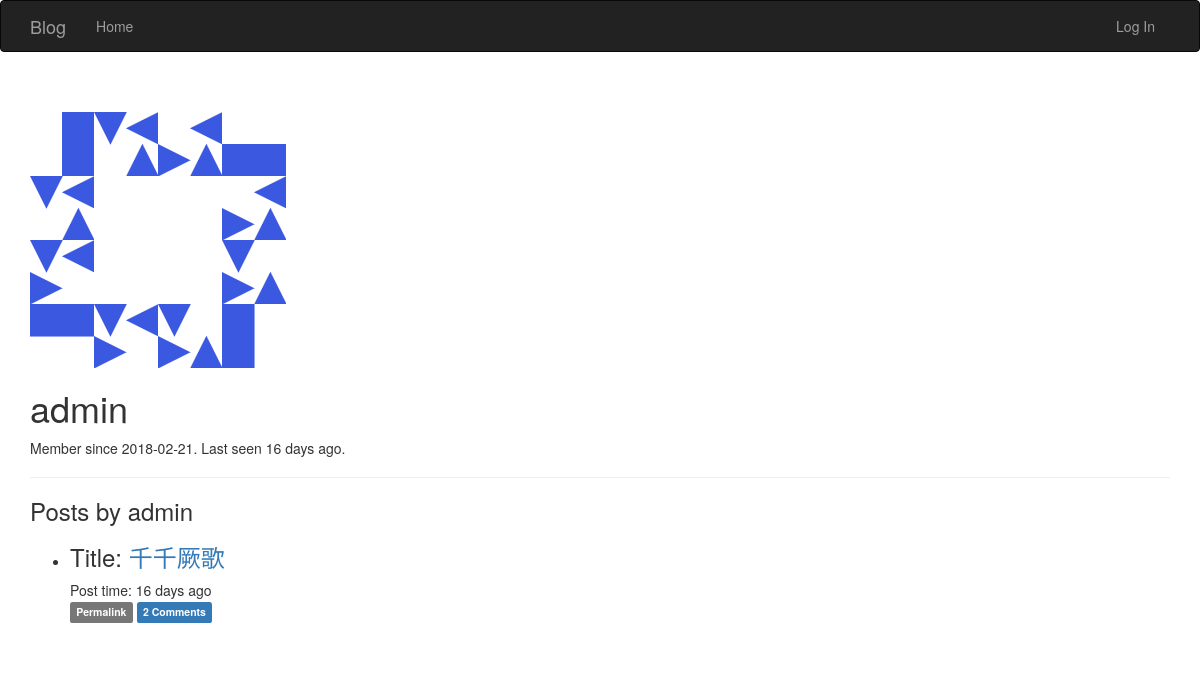
The app's page /user/admin, older data.
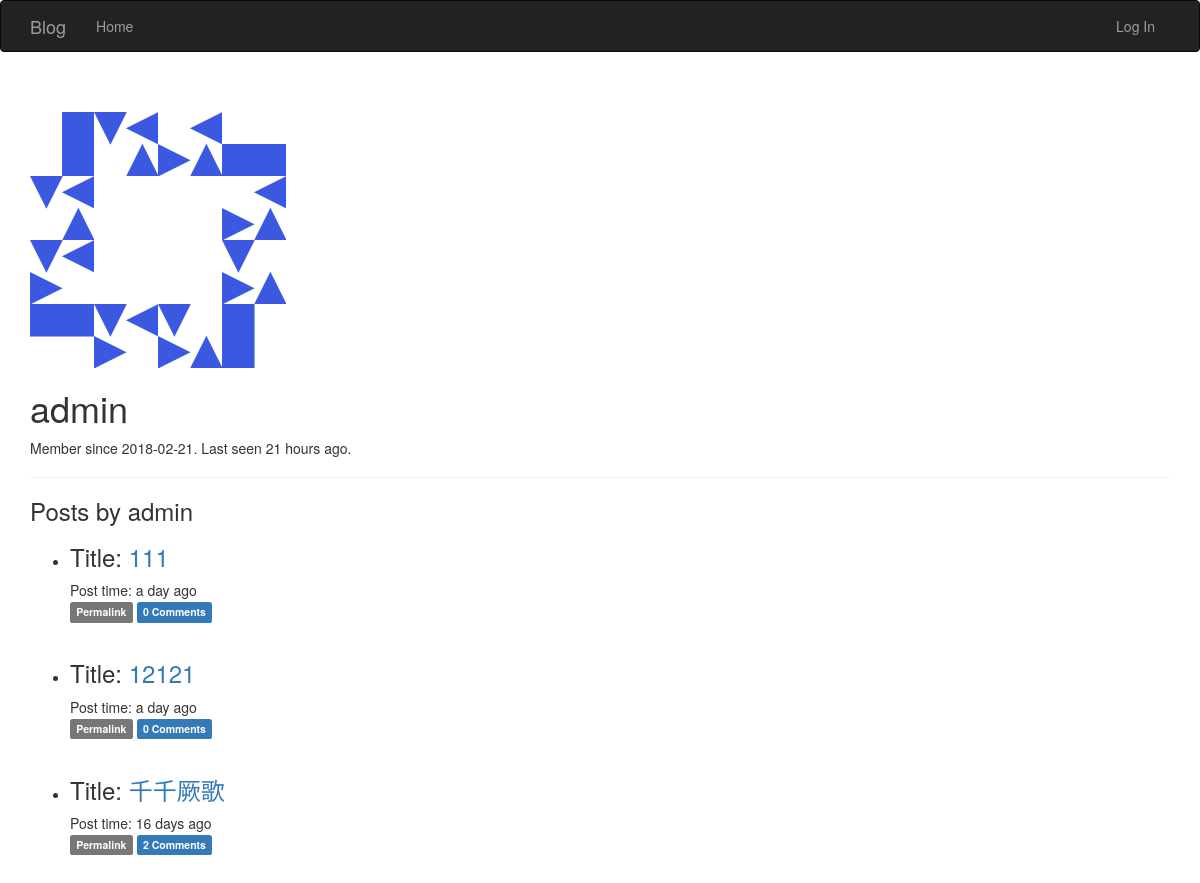
The same page, newer data.
### app/models.py (models this page shows, shortened)
class User(UserMixin, db.Model):
    __tablename__ = 'users'
    id = db.Column(db.Integer, primary_key=True)
    username = db.Column(db.String(64), unique=True, index=True)
    role_id = db.Column(db.Integer, db.ForeignKey('roles.id'))
    password_hash = db.Column(db.String(128))
    email = db.Column(db.String(64), unique=True, index=True)
    posts = db.relationship('Post', backref = 'author', lazy = 'dynamic')
    avatar_hash = db.Column(db.String(32))
    name = db.Column(db.String(64))#real name
    location = db.Column(db.String(64))
    about_me = db.Column(db.Text())
    member_since = db.Column(db.DateTime(), default=datetime.utcnow)
    last_seen = db.Column(db.DateTime(), default=datetime.utcnow)
    avatar = db.Column(db.String(128), default=None)
    comments = db.relationship('Comment', backref='author', lazy='dynamic')
    @property
    def password(self):
        raise AttributeError('password is not a readable attribute')

class Post(db.Model):
    __tablename__ = 'posts'
    id = db.Column(db.Integer, primary_key=True)
    title  = db.Column(db.String, default='this blog')
    body = db.Column(db.Text)
    timestamp = db.Column(db.DateTime, index=True, default=datetime.utcnow)
    author_id = db.Column(db.Integer, db.ForeignKey('users.id'))
    body_html = db.Column(db.Text)#保存转换后markdown文章的html代码
    comments = db.relationship('Comment', backref='post', lazy='dynamic')

### app/main/views.py (the view)
@main.route('/user/<username>')
def user(username):
    user = User.query.filter_by(username=username).first_or_404()
    posts = user.posts.order_by(Post.timestamp.desc()).all()
    return render_template('user.html',user=user, posts=posts)

### app/auth/views.py (called while the page is built)
@auth.before_app_request
def before_request():
    if current_user.is_authenticated:
        current_user.ping()

### app/main/__init__.py (called while the page is built)
@main.app_context_processor
def inject_permissions():
    return dict(Permission=PERMISSION)

### app/models.py (called while the page is built)
    def is_administrator(self):
        return False

### app/templates/user.html (shortened to what this page needs)
{% extends "base.html" %}
{% block page_content %}
<div class="page-header">
<img class="img-rounded profile=tunmbnail" src="/static/avatar/large.png">
    <div class="profile-header">
        <h1>{{ user.username }}</h1>
        <p>Member since {{ moment(user.member_since).format('YYYY-MM-DD') }}.
            Last seen {{ moment(user.last_seen).fromNow() }}.
        </p>
    </div>
</div>
    <h3>Posts by {{ user.username }}</h3>
    <ul class="posts">
    {% for post in posts %}
    <li class="post">
        <div class="post-title">
            <h3>Title: <a href="{{ url_for('.post', id=post.id) }}">{{ post.title }} </a></h3>
        </div>
        <div class="post-content">
            <div class="post-date">Post time: {{ moment(post.timestamp).fromNow() }}</div>
            <div class="post-footer">
                <a href="{{ url_for('.post', id=post.id)}}">
                    <span class="label label-default">Permalink</span>
                    <a href="{{ url_for('.post', id=post.id) }}#comments">
                    <span class="label label-primary">{{ post.comments.count() }} Comments</span>
                    </a>
                </a>
            </div><br>
        </div>
    </li>
    {% endfor %}
</ul>
{% endblock %}

### app/templates/base.html (shortened to what this page needs)
{% extends "bootstrap/base.html" %}
{% block head %}
{{ super() }}
{% endblock %}
{% block navbar %}
<div class="navbar navbar-inverse" role="navigation">
    <div class="container">
        <div class="navbar-header">
            <a class="navbar-brand" href="/">Blog</a>
        </div>
        <div class="navbar-collapse collapse">
            <ul class="nav navbar-nav">
                <li><a href="/">Home</a></li>
            </ul>
            <ul class="nav navbar-nav navbar-right">
                {% if current_user.is_authenticated %}
                    <li><a href="{{ url_for('main.user', username=current_user.username) }}">{{ current_user.username }}</a></li>
                    <li><a href="{{ url_for('auth.logout') }}">Log Out</a></li>
                {% else %}
                    <li><a href="{{ url_for('auth.login') }}">Log In</a> </li>
                {% endif %}
            </ul>
        </div>
    </div>
</div>
{% endblock %}
{% block content %}
<div class="container">
    {% block page_content %}{% endblock %}
</div>
{% endblock %}

Row changes from the older to the newer data that the page shows:
changed User "admin": last_seen "16 days ago" → "21 hours ago"
added Post: title "111", timestamp "a day ago", comments.count "0"
added Post: title "12121", timestamp "a day ago", comments.count "0"
